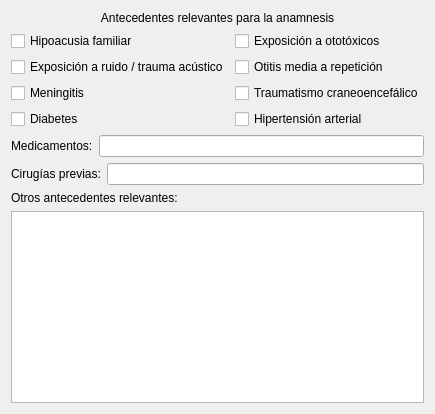
     <widget class="QWidget" name="tab_historia">
      <attribute name="title">
       <string>Historia Clínica</string>
      </attribute>
      <layout class="QVBoxLayout" name="verticalLayout_tab5">
       <item>
        <widget class="QLabel" name="label_historia_title">
         <property name="text">
          <string>Antecedentes relevantes para la anamnesis</string>
         </property>
         <property name="alignment">
          <set>Qt::AlignCenter</set>
         </property>
        </widget>
       </item>
       <item>
        <layout class="QGridLayout" name="gridLayout_historia">
         <item row="0" column="0">
          <widget class="QCheckBox" name="chbox_hist_hipoacusia_familiar">
           <property name="text">
            <string>Hipoacusia familiar</string>
           </property>
          </widget>
         </item>
         <item row="0" column="1">
          <widget class="QCheckBox" name="chbox_hist_ototoxicos">
           <property name="text">
            <string>Exposición a ototóxicos</string>
           </property>
          </widget>
         </item>
         <item row="1" column="0">
          <widget class="QCheckBox" name="chbox_hist_trauma_acustico">
           <property name="text">
            <string>Exposición a ruido / trauma acústico</string>
           </property>
          </widget>
         </item>
         <item row="1" column="1">
          <widget class="QCheckBox" name="chbox_hist_otitis">
           <property name="text">
            <string>Otitis media a repetición</string>
           </property>
          </widget>
         </item>
         <item row="2" column="0">
          <widget class="QCheckBox" name="chbox_hist_meningitis">
           <property name="text">
            <string>Meningitis</string>
           </property>
          </widget>
         </item>
         <item row="2" column="1">
          <widget class="QCheckBox" name="chbox_hist_tce">
           <property name="text">
            <string>Traumatismo craneoencefálico</string>
           </property>
          </widget>
         </item>
         <item row="3" column="0">
          <widget class="QCheckBox" name="chbox_hist_diabetes">
           <property name="text">
            <string>Diabetes</string>
           </property>
          </widget>
         </item>
         <item row="3" column="1">
          <widget class="QCheckBox" name="chbox_hist_hta">
           <property name="text">
            <string>Hipertensión arterial</string>
           </property>
          </widget>
         </item>
        </layout>
       </item>
       <item>
        <layout class="QHBoxLayout" name="horizontalLayout_medicamentos">
         <item>
          <widget class="QLabel" name="label_medicamentos">
           <property name="text">
            <string>Medicamentos:</string>
           </property>
          </widget>
         </item>
         <item>
          <widget class="QLineEdit" name="led_medicamentos"/>
         </item>
        </layout>
       </item>
       <item>
        <layout class="QHBoxLayout" name="horizontalLayout_cirugias">
         <item>
          <widget class="QLabel" name="label_cirugias">
           <property name="text">
            <string>Cirugías previas:</string>
           </property>
          </widget>
         </item>
         <item>
          <widget class="QLineEdit" name="led_cirugias"/>
         </item>
        </layout>
       </item>
       <item>
        <widget class="QLabel" name="label_otros_antecedentes">
         <property name="text">
          <string>Otros antecedentes relevantes:</string>
         </property>
        </widget>
       </item>
       <item>
        <widget class="QTextEdit" name="txt_otros_antecedentes"/>
       </item>
      </layout>
     </widget>
